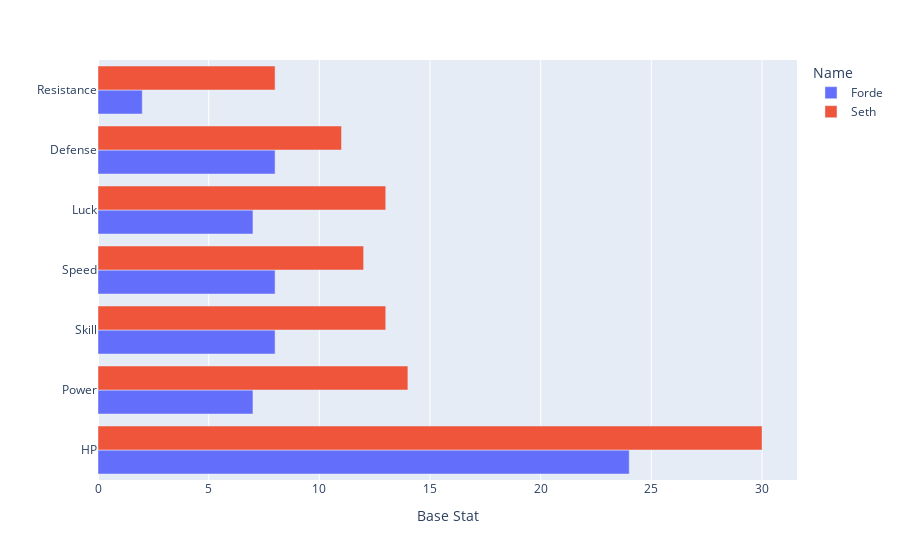

The notebook cell saved with this chart:
### Markdown cell above
# Testing DuckDB to Standard Plotly Visualizations

### Code cell
import plotly.express as px

table = con.sql(
    """
    SELECT *
    FROM baseswide
    WHERE name in ('Forde', 'Seth')
    """
)

table.show()
df = table.pl()
# Pivot to long format
df = df.melt(id_vars=["Name", "CampaignID"])

fig = px.bar(
    df, y="variable", x="value", color="Name", barmode="group",
    labels={"value": "Base Stat", "variable": ""}
)
fig.show()

### Figure 1 — Plotly figure (JSON) as saved in the notebook; plotly's stock layout.template omitted (floating-point values rounded to 4 significant figures)
{"data": [{"alignmentgroup": "True", "hovertemplate": "Name=Forde<br>Base Stat=%{x}<br>=%{y}<extra></extra>", "legendgroup": "Forde", "marker": {"color": "#636efa", "pattern": {"shape": ""}}, "name": "Forde", "offsetgroup": "Forde", "orientation": "h", "showlegend": true, "textposition": "auto", "type": "bar", "x": [24, 7, 8, 8, 7, 8, 2], "xaxis": "x", "y": ["HP", "Power", "Skill", "Speed", "Luck", "Defense", "Resistance"], "yaxis": "y"}, {"alignmentgroup": "True", "hovertemplate": "Name=Seth<br>Base Stat=%{x}<br>=%{y}<extra></extra>", "legendgroup": "Seth", "marker": {"color": "#EF553B", "pattern": {"shape": ""}}, "name": "Seth", "offsetgroup": "Seth", "orientation": "h", "showlegend": true, "textposition": "auto", "type": "bar", "x": [30, 14, 13, 12, 13, 11, 8], "xaxis": "x", "y": ["HP", "Power", "Skill", "Speed", "Luck", "Defense", "Resistance"], "yaxis": "y"}], "layout": {"autosize": true, "barmode": "group", "legend": {"title": {"text": "Name"}, "tracegroupgap": 0}, "margin": {"t": 60}, "xaxis": {"anchor": "y", "autorange": true, "domain": [0, 1], "range": [0, 31.58], "title": {"text": "Base Stat"}, "type": "linear"}, "yaxis": {"anchor": "x", "autorange": true, "domain": [0, 1], "range": [-0.5, 6.5], "title": {"text": ""}, "type": "category"}}}
